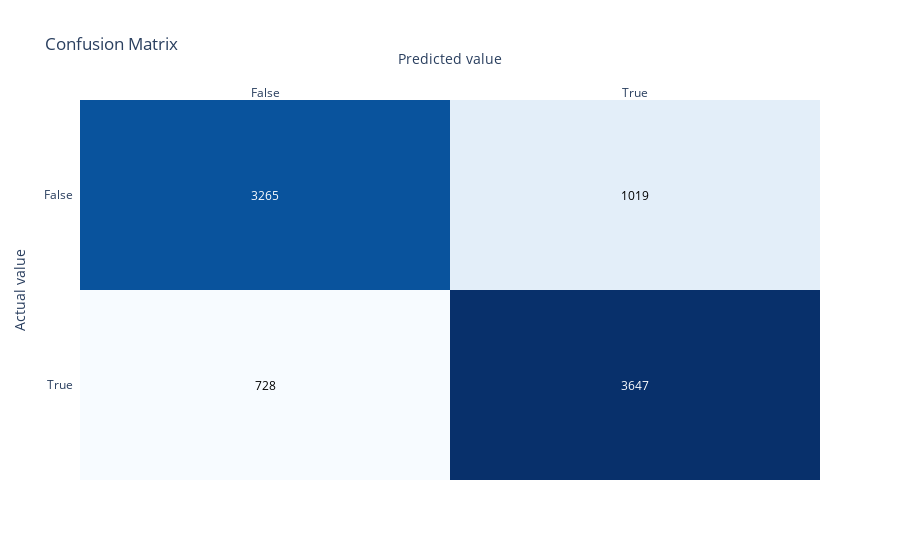

The notebook cell saved with this chart:
### Code cell
base_HistGradientBoosting_ME.fit(df_train_ME, label="Transported", metric_list=["accuracy", "roc_auc", "f1", "confusion_matrix"], metric_opt_dir_list=["max", "max","max", "compr"])

### Figure 1 — Plotly figure (JSON) as saved in the notebook; plotly's stock layout.template omitted (floating-point values rounded to 4 significant figures)
{"data": [{"colorscale": [[0, "rgb(247,251,255)"], [0.125, "rgb(222,235,247)"], [0.25, "rgb(198,219,239)"], [0.375, "rgb(158,202,225)"], [0.5, "rgb(107,174,214)"], [0.625, "rgb(66,146,198)"], [0.75, "rgb(33,113,181)"], [0.875, "rgb(8,81,156)"], [1, "rgb(8,48,107)"]], "reversescale": false, "showscale": false, "type": "heatmap", "x": ["False", "True"], "y": ["False", "True"], "z": [[3265, 1019], [728, 3647]]}], "layout": {"annotations": [{"font": {"color": "#FFFFFF"}, "showarrow": false, "text": "3265", "x": "False", "xref": "x", "y": "False", "yref": "y"}, {"font": {"color": "#000000"}, "showarrow": false, "text": "1019", "x": "True", "xref": "x", "y": "False", "yref": "y"}, {"font": {"color": "#000000"}, "showarrow": false, "text": "728", "x": "False", "xref": "x", "y": "True", "yref": "y"}, {"font": {"color": "#FFFFFF"}, "showarrow": false, "text": "3647", "x": "True", "xref": "x", "y": "True", "yref": "y"}], "autosize": true, "title": {"text": "Confusion Matrix"}, "xaxis": {"autorange": true, "dtick": 1, "gridcolor": "rgb(0, 0, 0)", "range": [-0.5, 1.5], "side": "top", "ticks": "", "title": {"text": "Predicted value"}, "type": "category"}, "yaxis": {"autorange": true, "dtick": 1, "range": [1.5, -0.5], "ticks": "", "ticksuffix": "  ", "title": {"text": "Actual value"}, "type": "category"}}}
